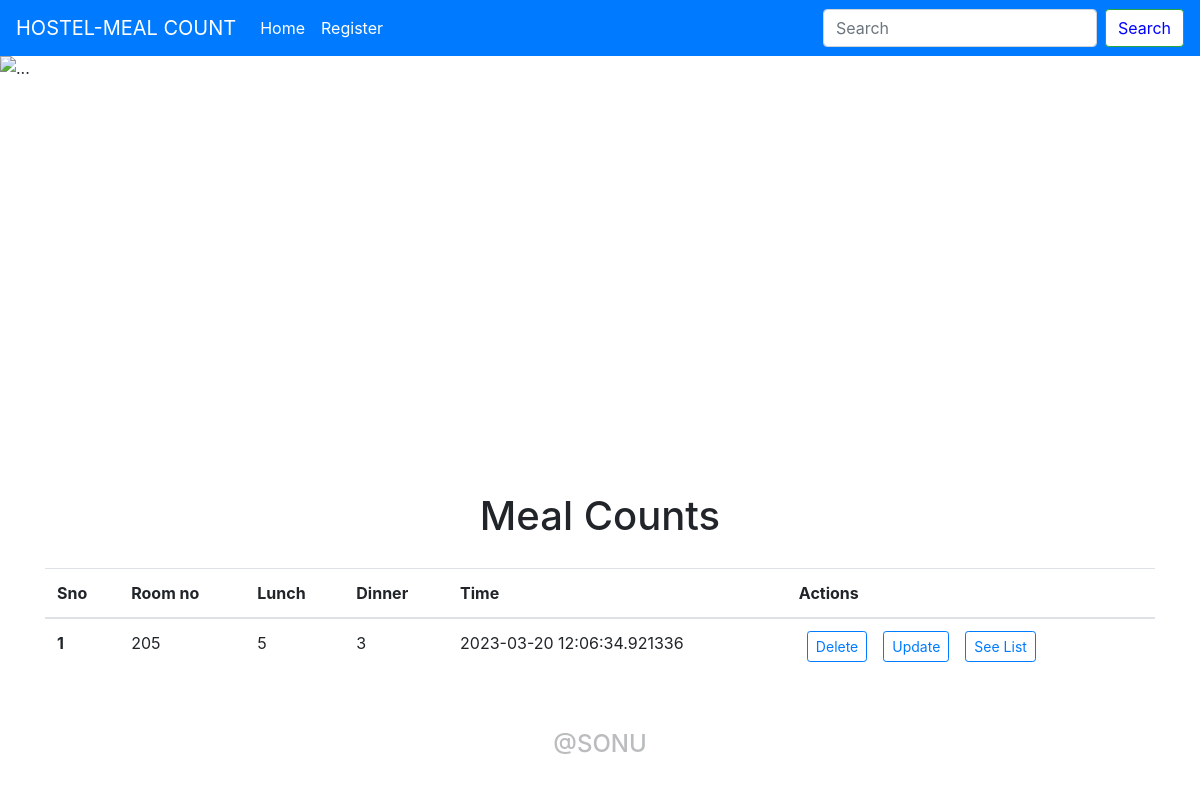
The app's page /home, older data.
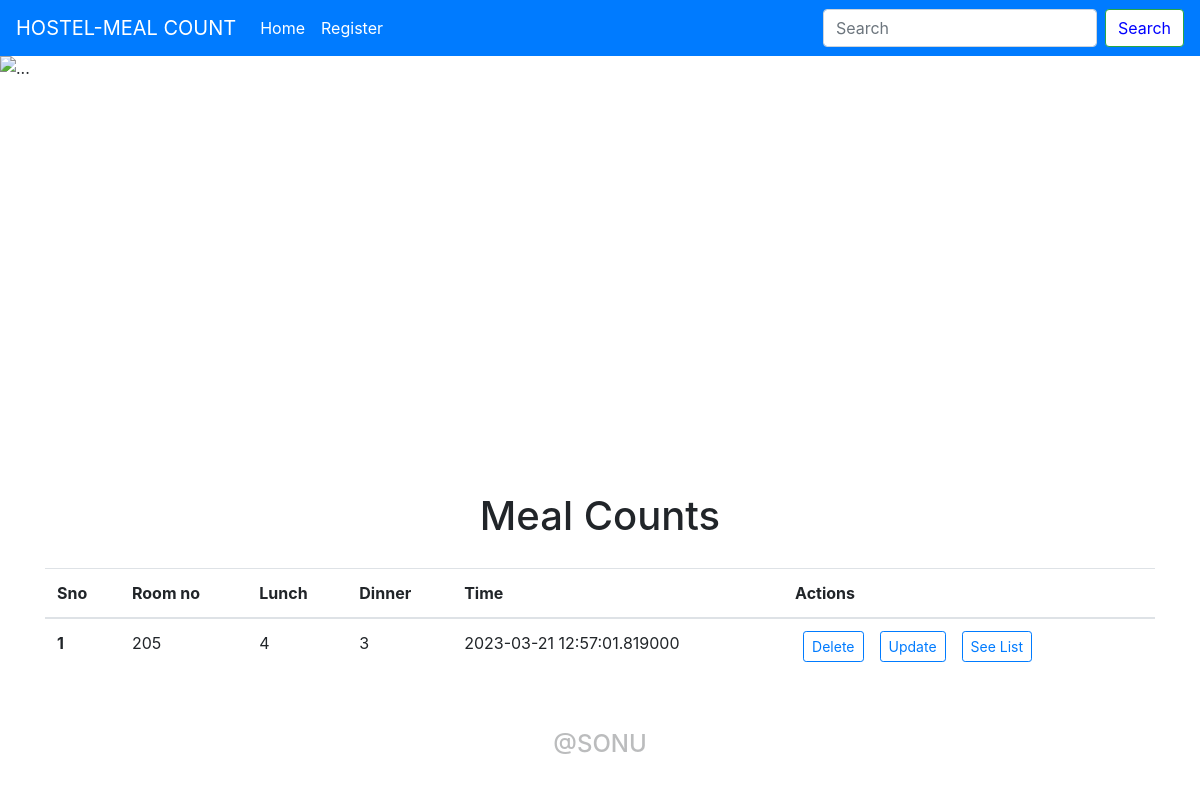
The same page, newer data.
### app.py (models this page shows, shortened)
class Todo(db.Model):
    sno = db.Column(db.Integer, primary_key = True)
    title = db.Column(db.String(200), nullable = False)
    desc = db.Column(db.String(500), nullable = True)
    lunch = db.Column(db.String(500), nullable = True)
    desc2 = db.Column(db.String(500), nullable = True)
    dinner = db.Column(db.String(500), nullable = True)
    date_created = db.Column(db.DateTime, default = datetime.utcnow)

### app.py (the view)
@app.route("/home", methods = ['GET', 'POST'])
def hello_world():
    allTodo = Todo.query.all()
    allpass = Todo.query.all()
    return render_template('index.html', allTodo=allTodo, allpass = allpass)

### templates/index.html (shortened to what this page needs)
{% extends 'base.html' %}
{% block body%}
      <div class="container my-3">
        <h1 style="text-align:center;padding:20px">Meal Counts</h1>
              {% if allTodo|length==0 %}
              <div class="alert alert-danger" role="alert">
                No Records Found. Add Meal Counts
              </div>
                 {% else %}
                 <table class="table">
                  <thead>
                    <tr>
                      <th scope="col">Sno</th>
                      <th scope="col">Room no</th>
                      <th scope="col">Lunch</th>
                      <th scope="col">Dinner</th>
                      <th scope="col">Time</th>
                      <th scope="col">Actions</th>
                    </tr>
                  </thead>
                  <tbody>
              {% for todo in allTodo %}
              <tr>
                <th scope="row">{{loop.index}}</th>
                <td>{{todo.title}}</td>
                <td>{{todo.desc}}</td>
                <td>{{todo.desc2}}</td>
                <td>{{todo.date_created}}</td>
                <td>
                  <a href="/delete/{{todo.sno}}" type="button" class="btn btn-outline-primary btn-sm mx-2" name="delete">Delete</button>
                  <a href="/update/{{todo.sno}}" type="button" class="btn btn-outline-primary btn-sm mx-2">Update</button>
                  <a href="/list/{{todo.sno}}" type="button" class="btn btn-outline-primary btn-sm mx-2">See List</button>
                  </td>
              </tr>
              {% endfor %}
              {% endif %}
            </tbody>
          </table>
      </div>
{% endblock body %}

Row changes from the older to the newer data that the page shows:
changed Todo: desc "5" → "4"; date_created "2023-03-20 12:06:34.921336" → "2023-03-21 12:57:01.819000"
